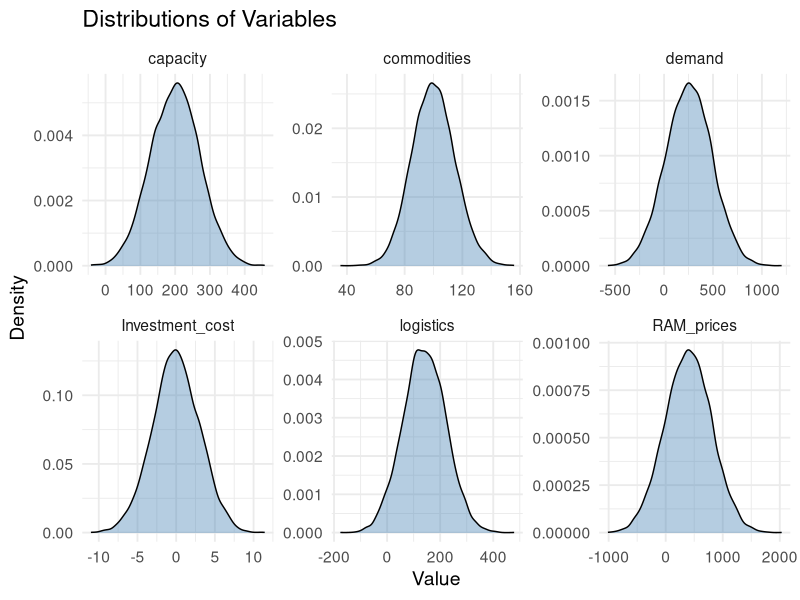
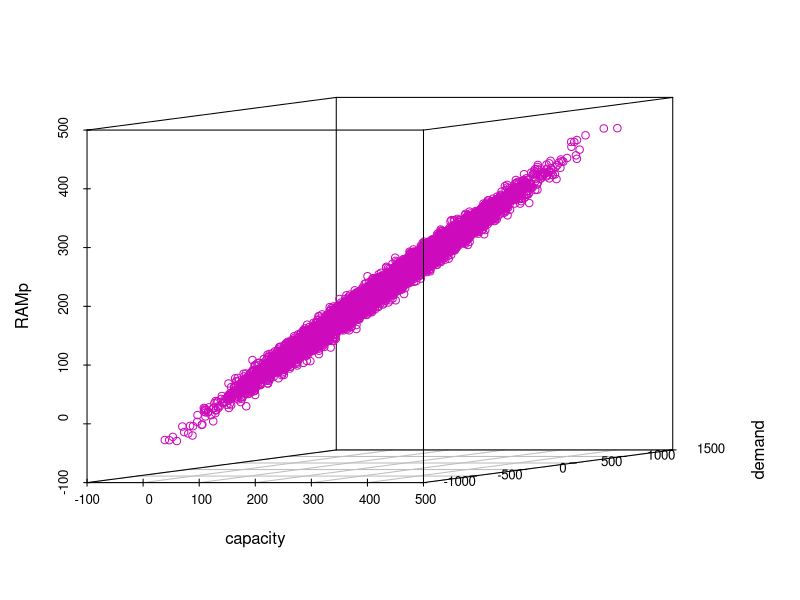

Generate these figures, in order, with R:
library(ggplot2)
library(tidyr)
library(dplyr)

set.seed(1)

N <- 10000


# AI Investment: change in cost of investment for short term funds, i.e. interest rates (the lower the better)
inv_cost <- rnorm(N, 0, 3)

# raw materials supply: production/extraction of commodities: fixed production,
# shock/error can be reffered as when a new mine is found or somthing or some disruption in production
commodities <- rnorm(N,100,15)

# Supply/Market Capacity of production: the capacity/supply can increase or decrease depending on the investment cost, 
capacity <- 2*commodities + (-20)*inv_cost + rnorm(N,0,20)

# Logistics/Distribution costs
logistics <- 0.7*capacity + (-10)*inv_cost + rnorm(N,0,25)

# Aggregate demand AI, since is a DAG cannot depend on RAM prices
demand <- 1.8*logistics + (-30)*inv_cost + rnorm(N,0,50)

# current market price of RAM: 
RAMp <- 1.8*demand + (-0.3)*capacity + rnorm(N,0,20)

df <- data.frame(
  Investment_cost = inv_cost,
  commodities = commodities,
  capacity = capacity,
  logistics = logistics,
  demand = demand,
  RAM_prices = RAMp
)




# check distribution, done fast
df_long <- df %>%
  pivot_longer(cols = everything(),
               names_to = "Variable",
               values_to = "Value")

ggplot(df_long, aes(x = Value)) +
  geom_density(fill = "steelblue", alpha = 0.4) +
  facet_wrap(~ Variable, scales = "free", ncol = 3) +
  theme_minimal(base_size = 14) +
  labs(title = "Distributions of Variables",
       x = "Value",
       y = "Density")


# check output
library("scatterplot3d")
scatterplot3d(cbind(capacity,demand,capacity), angle = 10, color=22,
              xlab="capacity", ylab="demand",
              zlab="RAMp")
